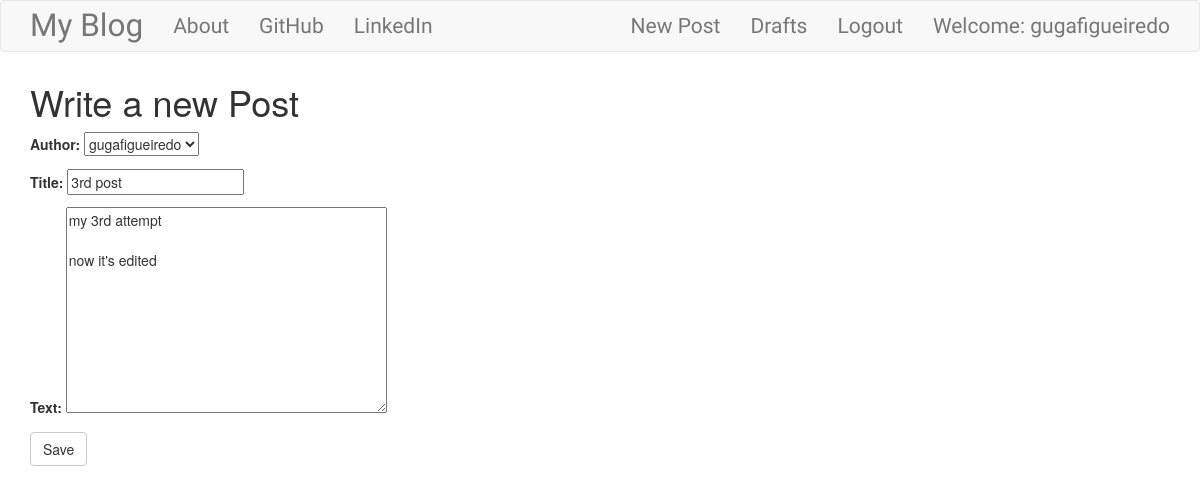
Page /post/3/edit/ (signed in) on the earlier database version.
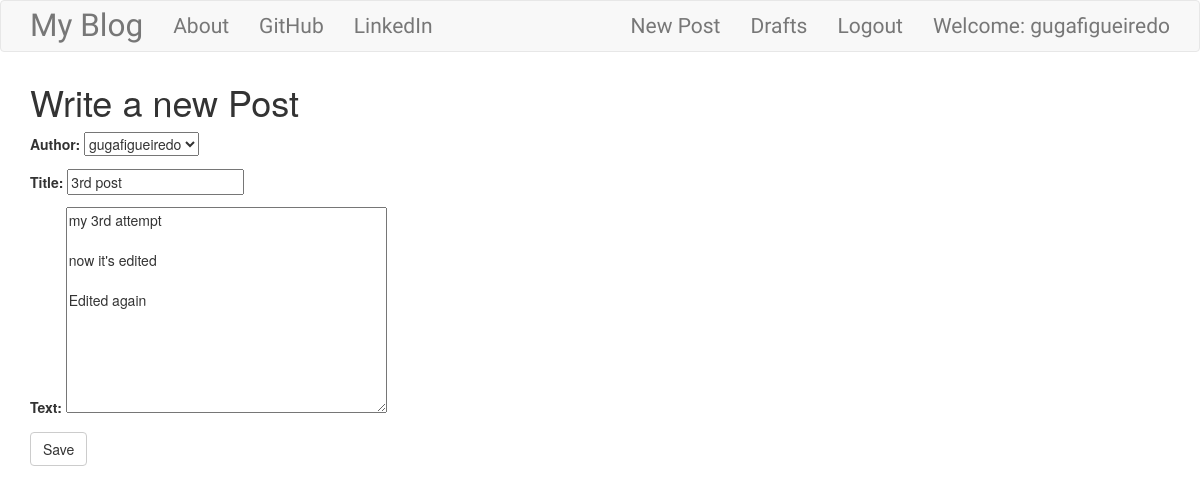
Same page on the later database version.
### blog/models.py (models this page shows, shortened)
class Post(models.Model):
    author = models.ForeignKey('auth.User')
    title = models.CharField(max_length=200)
    text = models.TextField()
    created_date = models.DateTimeField(default=timezone.now)
    publish_date = models.DateTimeField(blank=True, null=True)

### blog/views.py (the view)
# urls.py: url(r'^post/(?P<pk>\d+)/edit/$', views.PostUpdateView.as_view(), name='post_edit'),
class PostUpdateView(LoginRequiredMixin, UpdateView):
    login_url = '/login/'
    redirect_field_name = 'blog/post_detail.html'
    form_class = forms.PostForm
    model = models.Post

### blog/forms.py
class PostForm(forms.ModelForm):
    class Meta():
        model = models.Post
        fields = ('author', 'title', 'text')
    widgets = {
        'title': forms.TextInput(attrs={'class': 'textinputclass'}),
        'text': forms.Textarea(attrs={'class': 'editable medium-area-textarea postcontent'})
    }

### blog/templates/blog/post_form.html (shortened to what this page needs)
{% extends "blog/base.html" %}
    {% block body %}
        <h1>Write a new Post</h1>
        <form class="post-form" method="POST">
            {{ form.as_p }}
            <button type="submit" class="save btn btn-default">Save</button>
        </form>
    {% endblock %}

Differences in the rows shown:
changed Post "gugafigueiredo": text "my 3rd attempt now it's edited" → "my 3rd attempt now it's edited Edited again"
